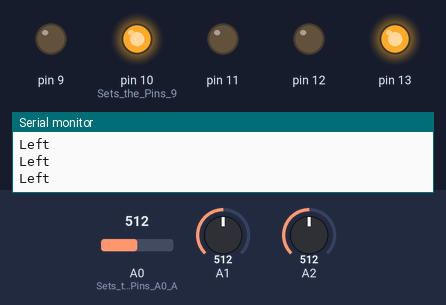
Simulated run of this sketch. Board: Arduino Uno, built with avr-gcc and run on an emulated ATmega328P. Parts: output pins drawn as LEDs (lit = HIGH), the last lines printed to the serial monitor. Dashed ring = blinking. Inputs (shaded band) come from the test bench; at power-on: A1 = 512, A0 (Sets_the_Analog_Pins_A0_A) = 512, A2 = 512.

Above: at 1.2 s.
1.3 s: A1 set to 610
At 3.2 s:
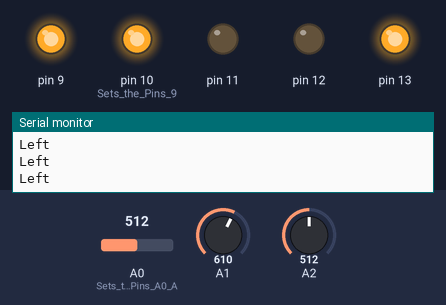
4.3 s: A1 set to 590
At 6.4 s:
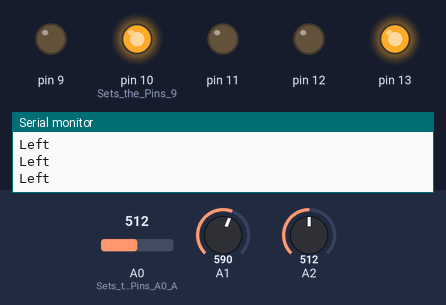
7.3 s: A1 set to 716
At 9.5 s:
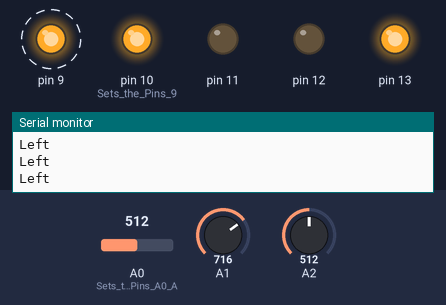
Timing chart, 0 to 16.3 s (numbered marks = the images above; inputs shaded):
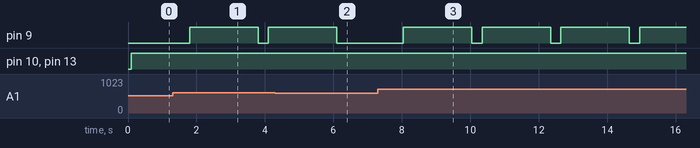

Measured:
- after the input at 1.3 s, pin 9: LOW → HIGH after 0.50 s, → LOW 2.0 s later, → HIGH 0.30 s later
- after the input at 4.3 s, pin 9: goes on until 6.1 s, then stays LOW
- after the input at 7.3 s, pin 9: alternates HIGH for 2.0 s and LOW for 0.30 s, starting after 0.75 s

The sketch:

sketch_nov3b.ino
```cpp
void setup() {

// put your setup code here, to run once:

Serial.begin(9600); // Begins the Serial Communication with the Baud rate 9600.

pinMode (10, OUTPUT); // Sets the Pins 9, 10, 11, 12, 13 as OUTPUT Pins.
pinMode (11, OUTPUT);
pinMode (12, OUTPUT);
pinMode (13, OUTPUT);
pinMode (9, OUTPUT);

pinMode (A0, INPUT); // Sets the Analog Pins A0 A1 and A2 as Input Pins
pinMode (A1, INPUT);
pinMode (A2,INPUT);

}

void moveRobot(String motion) {

if (motion == "Forward") {// RW-Fwd (10 Pos, 11 Neg); LW-Fwd (12 Pos, 13-Neg)

digitalWrite(10, HIGH);
digitalWrite(11, LOW);
digitalWrite(12, HIGH);
digitalWrite(13, LOW);

Serial.println("Forward");
}


if (motion == "Backward") {
digitalWrite(10,LOW);
digitalWrite(11, HIGH);
digitalWrite(12, LOW);
digitalWrite(13, HIGH);

Serial.println("Backward");

}

if (motion="Left"){ // RK-Fwd (10 Pos, 11-Neg); LW-Bck (12-Neg. 13-Pos)

digitalWrite(10, HIGH);

digitalWrite(11, LOW);

digitalWrite(12, LOW);

digitalWrite(13, HIGH);

Serial.println("Left");

}

if(motion == "Right") { // RW-Bck (10-Neg. 11-Pos); LWF-wd (12- Pos, 13-Neg)

digitalWrite(10, LOW);

digitalWrite(11, HIGH);

digitalWrite(12, HIGH);

digitalWrite(13, LOW);

Serial.println("Right");

}

if (motion == "Stop") {// RW-Stop (10-Neg, 11- Neg); LW-Stop (12- Neg. 13-Neg)
digitalWrite(10, LOW);

digitalWrite(11, LOW);

digitalWrite(12, LOW);

digitalWrite(13, LOW);

Serial.println("Stop");

}

}

void loop(){

// put your main code here, to run repeatedly:

int Right = analogRead(0);

int Middle = analogRead (A1);

int Left = analogRead (A2);

 if ((Left > 1000) && (Middle > 1000) && (Right > 1000)) {
 moveRobot ("Stop");
 }

 else{

if ((Left > Middle) && (Left > Right))

moveRobot ("Left");

delay(100);

moveRobot ("Stop");

delay(200);

}

if ((Right > Middle) && (Right > Left)) {

moveRobot ("Right");

delay(100);

moveRobot ("Stop");

delay(200);

}

if ((Middle > Right) && (Middle > Left) && (Middle < 600)){

moveRobot ("Forward");

delay(60);

moveRobot ("Stop");

delay (200);

}

if ((Middle > Right) && (Middle > Left) && (Middle < 600)) {

moveRobot ("Forward");

delay(60);

moveRobot ("Stop");

delay(200);

}

if ((Middle > Right) && (Middle > Left) && (Middle > 600)) {

moveRobot ("stop");

digitalWrite(9,HIGH);

delay(2000);

digitalWrite(9,LOW);

    }
  }
```
